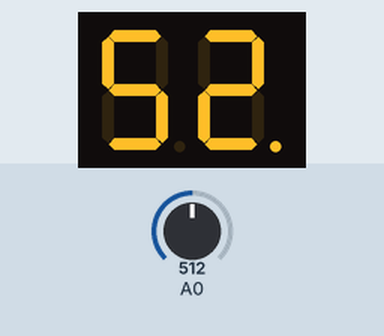
A sketch run on a simulated Arduino Uno, built with avr-gcc and run on an emulated ATmega328P. On the bench: 2-digit seven-segment display. Wiring (inferred from the names in the program): 2-digit 7-segment display, segments lit when HIGH: segments pin 2, pin 3, pin 4, pin 5, pin 6, pin 7, pin 8, pin 9; digit selects pin 10, pin 11. The inputs (shaded band) are chosen by the test bench; at power-on: A0 = 512. The segment pins are drawn as the display they are named for.

Above: at 1.2 s.
1.3 s: A0 set to 716
At 2.5 s:
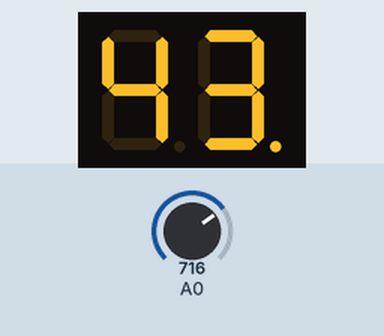
2.8 s: A0 set to 900
At 3.9 s:
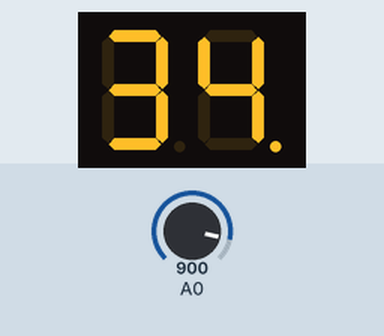
4.3 s: A0 set to 1023
At 5.1 s:
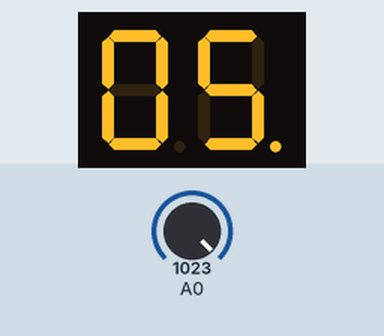
Timing chart, 0 to 7.3 s (numbered marks = the images above; inputs shaded):
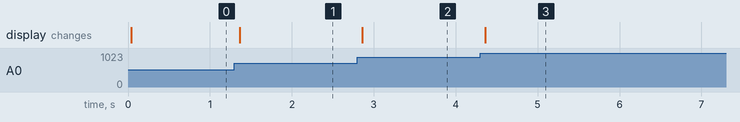

The sketch:

Voltmeter_using_pot.ino
```cpp
int a=2;int b=3;int c=4;int d=5;int e=6;int f=7;int g=8;int dp=9;
int enable_1=10;int enable_2=11;
void print_digit(int number);
void setup()
{
  pinMode(a,OUTPUT);
  pinMode(b,OUTPUT);
  pinMode(c,OUTPUT);
  pinMode(d,OUTPUT);
  pinMode(e,OUTPUT);
  pinMode(f,OUTPUT);
  pinMode(g,OUTPUT);
  pinMode(dp,OUTPUT);
  pinMode(enable_1,OUTPUT);
  pinMode(enable_2,OUTPUT);
}

void loop()
{
  int x,y,pot=analogRead(A0);
 int n= map(pot,0,1023,0,50);

  x=n/10;
  y=n-((n/10)*10);


  print_digit(x);
   digitalWrite(dp,1);
    digitalWrite(enable_2,HIGH);
    delay(5);
   digitalWrite(enable_2,LOW);


  print_digit(y);
   digitalWrite(enable_1,HIGH);
    delay(5);
   digitalWrite(enable_1,LOW);

}

void print_digit(int number)
{
  switch(number)
  {
    case 0: digitalWrite(dp,LOW);digitalWrite(g,LOW);digitalWrite(f,HIGH);digitalWrite(e,HIGH);digitalWrite(d,HIGH);digitalWrite(c,HIGH);digitalWrite(b,HIGH);digitalWrite(a,HIGH); break;
    case 1: digitalWrite(dp,LOW);digitalWrite(g,LOW);digitalWrite(f,LOW);digitalWrite(e,LOW);digitalWrite(d,LOW);digitalWrite(c,HIGH);digitalWrite(b,HIGH);digitalWrite(a,LOW); break;
    case 2: digitalWrite(dp,LOW);digitalWrite(g,HIGH);digitalWrite(f,LOW);digitalWrite(e,HIGH);digitalWrite(d,HIGH);digitalWrite(c,LOW);digitalWrite(b,HIGH);digitalWrite(a,HIGH); break;
    case 3: digitalWrite(dp,LOW);digitalWrite(g,HIGH);digitalWrite(f,LOW);digitalWrite(e,LOW);digitalWrite(d,HIGH);digitalWrite(c,HIGH);digitalWrite(b,HIGH);digitalWrite(a,HIGH); break;
    case 4: digitalWrite(dp,LOW);digitalWrite(g,HIGH);digitalWrite(f,HIGH);digitalWrite(e,LOW);digitalWrite(d,LOW);digitalWrite(c,HIGH);digitalWrite(b,HIGH);digitalWrite(a,LOW); break;
    case 5: digitalWrite(dp,LOW);digitalWrite(g,HIGH);digitalWrite(f,HIGH);digitalWrite(e,LOW);digitalWrite(d,HIGH);digitalWrite(c,HIGH);digitalWrite(b,LOW);digitalWrite(a,HIGH); break;
    case 6: digitalWrite(dp,LOW);digitalWrite(g,HIGH);digitalWrite(f,HIGH);digitalWrite(e,HIGH);digitalWrite(d,HIGH);digitalWrite(c,HIGH);digitalWrite(b,LOW);digitalWrite(a,HIGH); break;
    case 7: digitalWrite(dp,LOW);digitalWrite(g,LOW);digitalWrite(f,LOW);digitalWrite(e,LOW);digitalWrite(d,LOW);digitalWrite(c,HIGH);digitalWrite(b,HIGH);digitalWrite(a,HIGH); break;
    case 8: digitalWrite(dp,LOW);digitalWrite(g,HIGH);digitalWrite(f,HIGH);digitalWrite(e,HIGH);digitalWrite(d,HIGH);digitalWrite(c,HIGH);digitalWrite(b,HIGH);digitalWrite(a,HIGH); break;
    case 9: digitalWrite(dp,LOW);digitalWrite(g,HIGH);digitalWrite(f,HIGH);digitalWrite(e,LOW);digitalWrite(d,HIGH);digitalWrite(c,HIGH);digitalWrite(b,HIGH);digitalWrite(a,HIGH); break;
  }
}
```

Measured:
- after the input at 1.3 s, the display: changes after 0.06 s (image 1)
- after the input at 2.8 s, the display: changes after 0.06 s (image 2)
- after the input at 4.3 s, the display: changes after 0.06 s (image 3)
